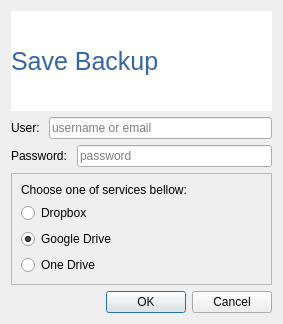
<?xml version="1.0" encoding="UTF-8"?>
<ui version="4.0">
 <class>Dialog</class>
 <widget class="QDialog" name="Dialog">
  <property name="windowTitle">
   <string>Backup Dialog</string>
  </property>
  <layout class="QVBoxLayout" name="verticalLayout_2">
   <item>
    <widget class="QLabel" name="lbTitle">
     <property name="minimumSize">
      <size>
       <width>0</width>
       <height>100</height>
      </size>
     </property>
     <property name="font">
      <font>
       <pointsize>19</pointsize>
      </font>
     </property>
     <property name="autoFillBackground">
      <bool>false</bool>
     </property>
     <property name="styleSheet">
      <string notr="true">background-color: rgb(255, 255, 255);
color: rgb(52, 101, 164);</string>
     </property>
     <property name="text">
      <string>Save Backup</string>
     </property>
     <property name="margin">
      <number>5</number>
     </property>
    </widget>
   </item>
   <item>
    <layout class="QFormLayout" name="formLayout">
     <item row="0" column="0">
      <widget class="QLabel" name="label">
       <property name="text">
        <string>User: </string>
       </property>
      </widget>
     </item>
     <item row="0" column="1">
      <widget class="QLineEdit" name="editUsername">
       <property name="placeholderText">
        <string>username or email</string>
       </property>
      </widget>
     </item>
    </layout>
   </item>
   <item>
    <layout class="QFormLayout" name="formLayout_2">
     <item row="0" column="0">
      <widget class="QLabel" name="label_2">
       <property name="text">
        <string>Password: </string>
       </property>
      </widget>
     </item>
     <item row="0" column="1">
      <widget class="QLineEdit" name="editPassword">
       <property name="inputMethodHints">
        <set>Qt::ImhHiddenText|Qt::ImhNoAutoUppercase|Qt::ImhNoPredictiveText|Qt::ImhSensitiveData</set>
       </property>
       <property name="echoMode">
        <enum>QLineEdit::Password</enum>
       </property>
       <property name="placeholderText">
        <string>password</string>
       </property>
      </widget>
     </item>
    </layout>
   </item>
   <item>
    <widget class="QFrame" name="frame">
     <property name="frameShape">
      <enum>QFrame::StyledPanel</enum>
     </property>
     <property name="frameShadow">
      <enum>QFrame::Raised</enum>
     </property>
     <layout class="QVBoxLayout" name="verticalLayout_3">
      <item>
       <widget class="QLabel" name="label_4">
        <property name="text">
         <string>Choose one of services bellow:</string>
        </property>
       </widget>
      </item>
      <item>
       <widget class="QRadioButton" name="radioDropbox">
        <property name="text">
         <string>Dropbox</string>
        </property>
       </widget>
      </item>
      <item>
       <widget class="QRadioButton" name="radioGDrive">
        <property name="text">
         <string>Google Drive</string>
        </property>
        <property name="checked">
         <bool>true</bool>
        </property>
       </widget>
      </item>
      <item>
       <widget class="QRadioButton" name="radioOneDrive">
        <property name="text">
         <string>One Drive</string>
        </property>
       </widget>
      </item>
     </layout>
    </widget>
   </item>
   <item>
    <layout class="QVBoxLayout" name="verticalLayout"/>
   </item>
   <item>
    <layout class="QHBoxLayout" name="horizontalLayout">
     <item>
      <spacer name="horizontalSpacer">
       <property name="orientation">
        <enum>Qt::Horizontal</enum>
       </property>
       <property name="sizeHint" stdset="0">
        <size>
         <width>95</width>
         <height>20</height>
        </size>
       </property>
      </spacer>
     </item>
     <item>
      <widget class="QDialogButtonBox" name="buttonBox">
       <property name="standardButtons">
        <set>QDialogButtonBox::Cancel|QDialogButtonBox::Ok</set>
       </property>
      </widget>
     </item>
    </layout>
   </item>
  </layout>
 </widget>
 <resources/>
 <connections/>
</ui>
